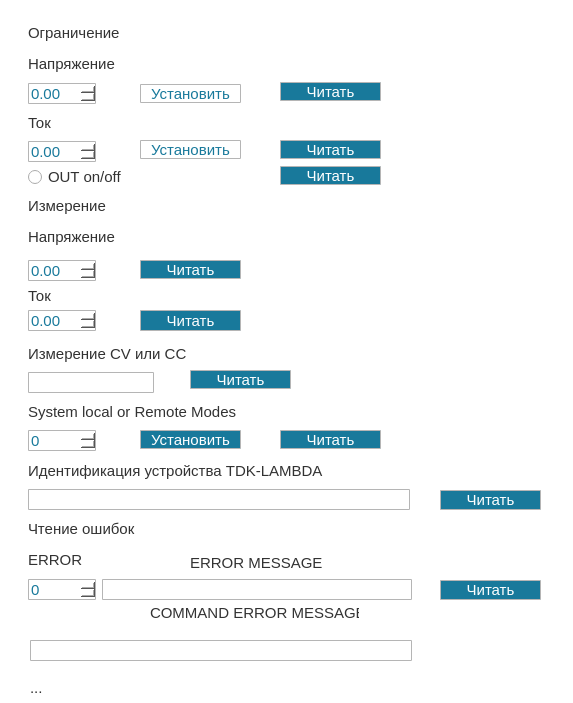
<?xml version="1.0" encoding="UTF-8"?>
<ui version="4.0">
 <class>PowerDevices</class>
 <widget class="QWidget" name="PowerDevices">
  <property name="geometry">
   <rect>
    <x>0</x>
    <y>0</y>
    <width>573</width>
    <height>703</height>
   </rect>
  </property>
  <property name="minimumSize">
   <size>
    <width>573</width>
    <height>703</height>
   </size>
  </property>
  <property name="maximumSize">
   <size>
    <width>650</width>
    <height>800</height>
   </size>
  </property>
  <property name="contextMenuPolicy">
   <enum>Qt::NoContextMenu</enum>
  </property>
  <property name="windowTitle">
   <string>Управление питанием связки приборов</string>
  </property>
  <property name="windowIcon">
   <iconset resource="../resources.qrc">
    <normaloff>:/resources/TNG.ico</normaloff>:/resources/TNG.ico</iconset>
  </property>
  <property name="styleSheet">
   <string notr="true">font-size: 11px;
font-family: Arial;
color: rgb(50,50,50);
background-color: #ffffff;
border-color: rgb(181,181,181); 
font-family: Arial;
font-size: 11pt; font-weight: 450; border-radius: 1;
</string>
  </property>
  <widget class="QRadioButton" name="radioButton_On_Off">
   <property name="geometry">
    <rect>
     <x>28</x>
     <y>168</y>
     <width>241</width>
     <height>18</height>
    </rect>
   </property>
   <property name="text">
    <string>OUT on/off</string>
   </property>
  </widget>
  <widget class="QDoubleSpinBox" name="doubleSpinBox_Volt_Limit">
   <property name="geometry">
    <rect>
     <x>28</x>
     <y>83</y>
     <width>68</width>
     <height>21</height>
    </rect>
   </property>
   <property name="styleSheet">
    <string notr="true">background-color: #ffffff;
color: #18799b; border-width: 1px; 
border-style: solid; 
border-color: rgb(181,181,181); 
font-family: Arial;
font-size: 11pt; font-weight: 450; border-radius: 1;</string>
   </property>
   <property name="maximum">
    <double>360.000000000000000</double>
   </property>
  </widget>
  <widget class="QLineEdit" name="lineEdit_Command_Error_Message">
   <property name="geometry">
    <rect>
     <x>30</x>
     <y>640</y>
     <width>382</width>
     <height>21</height>
    </rect>
   </property>
   <property name="styleSheet">
    <string notr="true">background-color: #ffffff;
color: #18799b; border-width: 1px; 
border-style: solid; 
border-color: rgb(181,181,181); 
font-family: Arial;
font-size: 11pt; font-weight: 450; border-radius: 1;</string>
   </property>
  </widget>
  <widget class="QLabel" name="label_6">
   <property name="geometry">
    <rect>
     <x>28</x>
     <y>193</y>
     <width>126</width>
     <height>25</height>
    </rect>
   </property>
   <property name="text">
    <string>Измерение</string>
   </property>
  </widget>
  <widget class="QLabel" name="label_13">
   <property name="geometry">
    <rect>
     <x>28</x>
     <y>547</y>
     <width>126</width>
     <height>26</height>
    </rect>
   </property>
   <property name="text">
    <string>ERROR</string>
   </property>
  </widget>
  <widget class="QLabel" name="label_2">
   <property name="geometry">
    <rect>
     <x>28</x>
     <y>51</y>
     <width>184</width>
     <height>26</height>
    </rect>
   </property>
   <property name="text">
    <string>Напряжение</string>
   </property>
  </widget>
  <widget class="QPushButton" name="pushButton_Get_Curr_Meas">
   <property name="geometry">
    <rect>
     <x>140</x>
     <y>310</y>
     <width>101</width>
     <height>21</height>
    </rect>
   </property>
   <property name="styleSheet">
    <string notr="true">QPushButton{
background-color: #18799b;
color: #ffffff; border-width: 1px; 
border-style: solid; 
border-color: rgb(181,181,181); 
font-family: Arial;
font-size: 11pt; font-weight: 450; border-radius: 1;
}
QPushButton:pressed{
background-color: #ffffff;
color: #18799b;
border-width: 1px; 
border-style: solid; 
border-color: rgb(181,181,181); 
font-family: Arial;
font-size: 11pt; font-weight: 450; border-radius: 1;
}

</string>
   </property>
   <property name="text">
    <string>Читать</string>
   </property>
  </widget>
  <widget class="QPushButton" name="pushButton_Get_Volt_Limit">
   <property name="geometry">
    <rect>
     <x>280</x>
     <y>82</y>
     <width>101</width>
     <height>19</height>
    </rect>
   </property>
   <property name="styleSheet">
    <string notr="true">QPushButton{
background-color: #18799b;
color: #ffffff; border-width: 1px; 
border-style: solid; 
border-color: rgb(181,181,181); 
font-family: Arial;
font-size: 11pt; font-weight: 450; border-radius: 1;
}
QPushButton:pressed{
background-color: #ffffff;
color: #18799b;
border-width: 1px; 
border-style: solid; 
border-color: rgb(181,181,181); 
font-family: Arial;
font-size: 11pt; font-weight: 450; border-radius: 1;
}

</string>
   </property>
   <property name="text">
    <string>Читать</string>
   </property>
  </widget>
  <widget class="QLabel" name="label_3">
   <property name="geometry">
    <rect>
     <x>28</x>
     <y>110</y>
     <width>68</width>
     <height>25</height>
    </rect>
   </property>
   <property name="text">
    <string>Ток</string>
   </property>
  </widget>
  <widget class="QDoubleSpinBox" name="doubleSpinBox_Volt_Meas">
   <property name="geometry">
    <rect>
     <x>28</x>
     <y>260</y>
     <width>68</width>
     <height>21</height>
    </rect>
   </property>
   <property name="styleSheet">
    <string notr="true">background-color: #ffffff;
color: #18799b; border-width: 1px; 
border-style: solid; 
border-color: rgb(181,181,181); 
font-family: Arial;
font-size: 11pt; font-weight: 450; border-radius: 1;</string>
   </property>
   <property name="maximum">
    <double>299.990000000000009</double>
   </property>
  </widget>
  <widget class="QLabel" name="label_11">
   <property name="geometry">
    <rect>
     <x>28</x>
     <y>458</y>
     <width>456</width>
     <height>25</height>
    </rect>
   </property>
   <property name="text">
    <string>Идентификация устройства TDK-LAMBDA</string>
   </property>
  </widget>
  <widget class="QPushButton" name="pushButton_Get_Error">
   <property name="geometry">
    <rect>
     <x>440</x>
     <y>580</y>
     <width>101</width>
     <height>20</height>
    </rect>
   </property>
   <property name="styleSheet">
    <string notr="true">QPushButton{
background-color: #18799b;
color: #ffffff; border-width: 1px; 
border-style: solid; 
border-color: rgb(181,181,181); 
font-family: Arial;
font-size: 11pt; font-weight: 450; border-radius: 1;
}
QPushButton:pressed{
background-color: #ffffff;
color: #18799b;
border-width: 1px; 
border-style: solid; 
border-color: rgb(181,181,181); 
font-family: Arial;
font-size: 11pt; font-weight: 450; border-radius: 1;
}

</string>
   </property>
   <property name="text">
    <string>Читать</string>
   </property>
  </widget>
  <widget class="QLabel" name="label_14">
   <property name="geometry">
    <rect>
     <x>190</x>
     <y>550</y>
     <width>209</width>
     <height>26</height>
    </rect>
   </property>
   <property name="text">
    <string>ERROR MESSAGE</string>
   </property>
  </widget>
  <widget class="QPushButton" name="pushButton_Get_On_Off">
   <property name="geometry">
    <rect>
     <x>280</x>
     <y>166</y>
     <width>101</width>
     <height>19</height>
    </rect>
   </property>
   <property name="styleSheet">
    <string notr="true">QPushButton{
background-color: #18799b;
color: #ffffff; border-width: 1px; 
border-style: solid; 
border-color: rgb(181,181,181); 
font-family: Arial;
font-size: 11pt; font-weight: 450; border-radius: 1;
}
QPushButton:pressed{
background-color: #ffffff;
color: #18799b;
border-width: 1px; 
border-style: solid; 
border-color: rgb(181,181,181); 
font-family: Arial;
font-size: 11pt; font-weight: 450; border-radius: 1;
}

</string>
   </property>
   <property name="text">
    <string>Читать</string>
   </property>
  </widget>
  <widget class="QLineEdit" name="lineEdit_Get_CC_CV">
   <property name="geometry">
    <rect>
     <x>28</x>
     <y>372</y>
     <width>126</width>
     <height>21</height>
    </rect>
   </property>
   <property name="styleSheet">
    <string notr="true">background-color: #ffffff;
color: #18799b; border-width: 1px; 
border-style: solid; 
border-color: rgb(181,181,181); 
font-family: Arial;
font-size: 11pt; font-weight: 450; border-radius: 1;</string>
   </property>
  </widget>
  <widget class="QPushButton" name="pushButton_Get_Volt_Meas">
   <property name="geometry">
    <rect>
     <x>140</x>
     <y>260</y>
     <width>101</width>
     <height>19</height>
    </rect>
   </property>
   <property name="styleSheet">
    <string notr="true">QPushButton{
background-color: #18799b;
color: #ffffff; border-width: 1px; 
border-style: solid; 
border-color: rgb(181,181,181); 
font-family: Arial;
font-size: 11pt; font-weight: 450; border-radius: 1;
}
QPushButton:pressed{
background-color: #ffffff;
color: #18799b;
border-width: 1px; 
border-style: solid; 
border-color: rgb(181,181,181); 
font-family: Arial;
font-size: 11pt; font-weight: 450; border-radius: 1;
}

</string>
   </property>
   <property name="text">
    <string>Читать</string>
   </property>
  </widget>
  <widget class="QPushButton" name="pushButton_Set_Volt_Limit">
   <property name="geometry">
    <rect>
     <x>140</x>
     <y>84</y>
     <width>101</width>
     <height>19</height>
    </rect>
   </property>
   <property name="styleSheet">
    <string notr="true">QPushButton{
background-color: #ffffff;
color: #18799b; border-width: 1px; 
border-style: solid; 
border-color: rgb(181,181,181); 
font-family: Arial;
font-size: 11pt; font-weight: 450; border-radius: 1;
}
QPushButton:pressed{
background-color: #18799b;
color: #ffffff;
border-width: 1px; 
border-style: solid; 
border-color: rgb(181,181,181); 
font-family: Arial;
font-size: 11pt; font-weight: 450; border-radius: 1;
}

</string>
   </property>
   <property name="text">
    <string>Установить</string>
   </property>
  </widget>
  <widget class="QLabel" name="label_7">
   <property name="geometry">
    <rect>
     <x>28</x>
     <y>283</y>
     <width>68</width>
     <height>25</height>
    </rect>
   </property>
   <property name="text">
    <string>Ток</string>
   </property>
  </widget>
  <widget class="QDoubleSpinBox" name="doubleSpinBox_Curr_Limit">
   <property name="geometry">
    <rect>
     <x>28</x>
     <y>141</y>
     <width>68</width>
     <height>21</height>
    </rect>
   </property>
   <property name="styleSheet">
    <string notr="true">background-color: #ffffff;
color: #18799b; border-width: 1px; 
border-style: solid; 
border-color: rgb(181,181,181); 
font-family: Arial;
font-size: 11pt; font-weight: 450; border-radius: 1;</string>
   </property>
   <property name="maximum">
    <double>7.000000000000000</double>
   </property>
  </widget>
  <widget class="QLabel" name="label_8">
   <property name="geometry">
    <rect>
     <x>28</x>
     <y>224</y>
     <width>184</width>
     <height>26</height>
    </rect>
   </property>
   <property name="text">
    <string>Напряжение</string>
   </property>
  </widget>
  <widget class="QLabel" name="label_9">
   <property name="geometry">
    <rect>
     <x>28</x>
     <y>341</y>
     <width>349</width>
     <height>25</height>
    </rect>
   </property>
   <property name="text">
    <string>Измерение CV или CC</string>
   </property>
  </widget>
  <widget class="QPushButton" name="pushButton_Get_Curr_Limit">
   <property name="geometry">
    <rect>
     <x>280</x>
     <y>140</y>
     <width>101</width>
     <height>19</height>
    </rect>
   </property>
   <property name="styleSheet">
    <string notr="true">QPushButton{
background-color: #18799b;
color: #ffffff; border-width: 1px; 
border-style: solid; 
border-color: rgb(181,181,181); 
font-family: Arial;
font-size: 11pt; font-weight: 450; border-radius: 1;
}
QPushButton:pressed{
background-color: #ffffff;
color: #18799b;
border-width: 1px; 
border-style: solid; 
border-color: rgb(181,181,181); 
font-family: Arial;
font-size: 11pt; font-weight: 450; border-radius: 1;
}

</string>
   </property>
   <property name="text">
    <string>Читать</string>
   </property>
  </widget>
  <widget class="QPushButton" name="pushButton_Set_Curr_Limit">
   <property name="geometry">
    <rect>
     <x>140</x>
     <y>140</y>
     <width>101</width>
     <height>19</height>
    </rect>
   </property>
   <property name="styleSheet">
    <string notr="true">QPushButton{
background-color: #ffffff;
color: #18799b; border-width: 1px; 
border-style: solid; 
border-color: rgb(181,181,181); 
font-family: Arial;
font-size: 11pt; font-weight: 450; border-radius: 1;
}
QPushButton:pressed{
background-color: #18799b;
color: #ffffff;
border-width: 1px; 
border-style: solid; 
border-color: rgb(181,181,181); 
font-family: Arial;
font-size: 11pt; font-weight: 450; border-radius: 1;
}

</string>
   </property>
   <property name="text">
    <string>Установить</string>
   </property>
  </widget>
  <widget class="QLineEdit" name="lineEdit_Get_System_Error">
   <property name="geometry">
    <rect>
     <x>102</x>
     <y>579</y>
     <width>310</width>
     <height>21</height>
    </rect>
   </property>
   <property name="styleSheet">
    <string notr="true">background-color: #ffffff;
color: #18799b; border-width: 1px; 
border-style: solid; 
border-color: rgb(181,181,181); 
font-family: Arial;
font-size: 11pt; font-weight: 450; border-radius: 1;</string>
   </property>
  </widget>
  <widget class="QDoubleSpinBox" name="doubleSpinBox_Curr_Meas">
   <property name="geometry">
    <rect>
     <x>28</x>
     <y>310</y>
     <width>68</width>
     <height>21</height>
    </rect>
   </property>
   <property name="styleSheet">
    <string notr="true">background-color: #ffffff;
color: #18799b; border-width: 1px; 
border-style: solid; 
border-color: rgb(181,181,181); 
font-family: Arial;
font-size: 11pt; font-weight: 450; border-radius: 1;</string>
   </property>
   <property name="maximum">
    <double>4.990000000000000</double>
   </property>
  </widget>
  <widget class="QLineEdit" name="lineEdit_Get_Idntity_Query">
   <property name="geometry">
    <rect>
     <x>28</x>
     <y>489</y>
     <width>382</width>
     <height>21</height>
    </rect>
   </property>
   <property name="styleSheet">
    <string notr="true">background-color: #ffffff;
color: #18799b; border-width: 1px; 
border-style: solid; 
border-color: rgb(181,181,181); 
font-family: Arial;
font-size: 11pt; font-weight: 450; border-radius: 1;</string>
   </property>
  </widget>
  <widget class="QPushButton" name="pushButton_Get_Cv_Cc">
   <property name="geometry">
    <rect>
     <x>190</x>
     <y>370</y>
     <width>101</width>
     <height>19</height>
    </rect>
   </property>
   <property name="styleSheet">
    <string notr="true">QPushButton{
background-color: #18799b;
color: #ffffff; border-width: 1px; 
border-style: solid; 
border-color: rgb(181,181,181); 
font-family: Arial;
font-size: 11pt; font-weight: 450; border-radius: 1;
}
QPushButton:pressed{
background-color: #ffffff;
color: #18799b;
border-width: 1px; 
border-style: solid; 
border-color: rgb(181,181,181); 
font-family: Arial;
font-size: 11pt; font-weight: 450; border-radius: 1;
}

</string>
   </property>
   <property name="text">
    <string>Читать</string>
   </property>
  </widget>
  <widget class="QSpinBox" name="spinBox_Set_LRM">
   <property name="geometry">
    <rect>
     <x>28</x>
     <y>430</y>
     <width>68</width>
     <height>21</height>
    </rect>
   </property>
   <property name="styleSheet">
    <string notr="true">background-color: #ffffff;
color: #18799b; border-width: 1px; 
border-style: solid; 
border-color: rgb(181,181,181); 
font-family: Arial;
font-size: 11pt; font-weight: 450; border-radius: 1;</string>
   </property>
   <property name="maximum">
    <number>3</number>
   </property>
  </widget>
  <widget class="QPushButton" name="pushButton_Get_LRM">
   <property name="geometry">
    <rect>
     <x>280</x>
     <y>430</y>
     <width>101</width>
     <height>19</height>
    </rect>
   </property>
   <property name="styleSheet">
    <string notr="true">QPushButton{
background-color: #18799b;
color: #ffffff; border-width: 1px; 
border-style: solid; 
border-color: rgb(181,181,181); 
font-family: Arial;
font-size: 11pt; font-weight: 450; border-radius: 1;
}
QPushButton:pressed{
background-color: #ffffff;
color: #18799b;
border-width: 1px; 
border-style: solid; 
border-color: rgb(181,181,181); 
font-family: Arial;
font-size: 11pt; font-weight: 450; border-radius: 1;
}

</string>
   </property>
   <property name="text">
    <string>Читать</string>
   </property>
  </widget>
  <widget class="QLabel" name="label_5">
   <property name="geometry">
    <rect>
     <x>28</x>
     <y>20</y>
     <width>241</width>
     <height>25</height>
    </rect>
   </property>
   <property name="text">
    <string>Ограничение</string>
   </property>
  </widget>
  <widget class="QLabel" name="label_10">
   <property name="geometry">
    <rect>
     <x>28</x>
     <y>399</y>
     <width>456</width>
     <height>26</height>
    </rect>
   </property>
   <property name="text">
    <string>System local or Remote Modes</string>
   </property>
  </widget>
  <widget class="QLabel" name="label_12">
   <property name="geometry">
    <rect>
     <x>28</x>
     <y>516</y>
     <width>241</width>
     <height>25</height>
    </rect>
   </property>
   <property name="text">
    <string>Чтение ошибок</string>
   </property>
  </widget>
  <widget class="QSpinBox" name="spinBox_Error">
   <property name="geometry">
    <rect>
     <x>28</x>
     <y>579</y>
     <width>68</width>
     <height>21</height>
    </rect>
   </property>
   <property name="styleSheet">
    <string notr="true">background-color: #ffffff;
color: #18799b; border-width: 1px; 
border-style: solid; 
border-color: rgb(181,181,181); 
font-family: Arial;
font-size: 11pt; font-weight: 450; border-radius: 1;</string>
   </property>
   <property name="minimum">
    <number>-400</number>
   </property>
   <property name="maximum">
    <number>400</number>
   </property>
  </widget>
  <widget class="QPushButton" name="pushButton_Set_LRM">
   <property name="geometry">
    <rect>
     <x>140</x>
     <y>430</y>
     <width>101</width>
     <height>19</height>
    </rect>
   </property>
   <property name="styleSheet">
    <string notr="true">QPushButton{
background-color: #18799b;
color: #ffffff; border-width: 1px; 
border-style: solid; 
border-color: rgb(181,181,181); 
font-family: Arial;
font-size: 11pt; font-weight: 450; border-radius: 1;
}
QPushButton:pressed{
background-color: #ffffff;
color: #18799b;
border-width: 1px; 
border-style: solid; 
border-color: rgb(181,181,181); 
font-family: Arial;
font-size: 11pt; font-weight: 450; border-radius: 1;
}

</string>
   </property>
   <property name="text">
    <string>Установить</string>
   </property>
  </widget>
  <widget class="QLabel" name="label_15">
   <property name="geometry">
    <rect>
     <x>150</x>
     <y>600</y>
     <width>209</width>
     <height>25</height>
    </rect>
   </property>
   <property name="text">
    <string>COMMAND ERROR MESSAGE</string>
   </property>
  </widget>
  <widget class="QPushButton" name="pushButton_Get_Idntity_Query">
   <property name="geometry">
    <rect>
     <x>440</x>
     <y>490</y>
     <width>101</width>
     <height>20</height>
    </rect>
   </property>
   <property name="styleSheet">
    <string notr="true">QPushButton{
background-color: #18799b;
color: #ffffff; border-width: 1px; 
border-style: solid; 
border-color: rgb(181,181,181); 
font-family: Arial;
font-size: 11pt; font-weight: 450; border-radius: 1;
}
QPushButton:pressed{
background-color: #ffffff;
color: #18799b;
border-width: 1px; 
border-style: solid; 
border-color: rgb(181,181,181); 
font-family: Arial;
font-size: 11pt; font-weight: 450; border-radius: 1;
}

</string>
   </property>
   <property name="text">
    <string>Читать</string>
   </property>
  </widget>
  <widget class="QLabel" name="labelState">
   <property name="geometry">
    <rect>
     <x>30</x>
     <y>680</y>
     <width>381</width>
     <height>16</height>
    </rect>
   </property>
   <property name="text">
    <string>...</string>
   </property>
  </widget>
 </widget>
 <resources>
  <include location="../resources.qrc"/>
 </resources>
 <connections/>
</ui>
